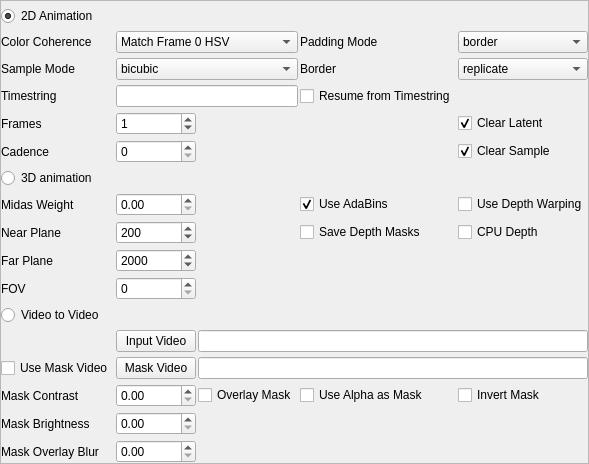
                   <widget class="QWidget" name="tab">
                    <property name="sizePolicy">
                     <sizepolicy hsizetype="Expanding" vsizetype="Preferred">
                      <horstretch>0</horstretch>
                      <verstretch>0</verstretch>
                     </sizepolicy>
                    </property>
                    <attribute name="title">
                     <string>3d / Mask / Other</string>
                    </attribute>
                    <layout class="QVBoxLayout" name="verticalLayout_5">
                     <property name="spacing">
                      <number>0</number>
                     </property>
                     <property name="leftMargin">
                      <number>0</number>
                     </property>
                     <property name="topMargin">
                      <number>0</number>
                     </property>
                     <property name="rightMargin">
                      <number>0</number>
                     </property>
                     <property name="bottomMargin">
                      <number>0</number>
                     </property>
                     <item>
                      <widget class="QFrame" name="frame_7">
                       <property name="sizePolicy">
                        <sizepolicy hsizetype="Expanding" vsizetype="Preferred">
                         <horstretch>0</horstretch>
                         <verstretch>0</verstretch>
                        </sizepolicy>
                       </property>
                       <property name="frameShape">
                        <enum>QFrame::StyledPanel</enum>
                       </property>
                       <property name="frameShadow">
                        <enum>QFrame::Raised</enum>
                       </property>
                       <layout class="QGridLayout" name="gridLayout_11">
                        <property name="leftMargin">
                         <number>0</number>
                        </property>
                        <property name="topMargin">
                         <number>5</number>
                        </property>
                        <property name="rightMargin">
                         <number>0</number>
                        </property>
                        <property name="bottomMargin">
                         <number>0</number>
                        </property>
                        <property name="horizontalSpacing">
                         <number>2</number>
                        </property>
                        <property name="verticalSpacing">
                         <number>5</number>
                        </property>
                        <item row="15" column="3">
                         <widget class="QCheckBox" name="adabins">
                          <property name="text">
                           <string>Use AdaBins</string>
                          </property>
                          <property name="checked">
                           <bool>true</bool>
                          </property>
                         </widget>
                        </item>
                        <item row="15" column="4">
                         <widget class="QCheckBox" name="use_depth_warping">
                          <property name="text">
                           <string>Use Depth Warping</string>
                          </property>
                         </widget>
                        </item>
                        <item row="13" column="4">
                         <widget class="QCheckBox" name="clear_sample">
                          <property name="text">
                           <string>Clear Sample</string>
                          </property>
                          <property name="checked">
                           <bool>true</bool>
                          </property>
                         </widget>
                        </item>
                        <item row="27" column="1">
                         <widget class="QDoubleSpinBox" name="mask_overlay_blur"/>
                        </item>
                        <item row="4" column="0">
                         <widget class="QLabel" name="label_62">
                          <property name="text">
                           <string>Color Coherence</string>
                          </property>
                         </widget>
                        </item>
                        <item row="19" column="0">
                         <widget class="QLabel" name="label_52">
                          <property name="text">
                           <string>Far Plane</string>
                          </property>
                         </widget>
                        </item>
                        <item row="17" column="3">
                         <widget class="QCheckBox" name="save_depth_maps">
                          <property name="text">
                           <string>Save Depth Masks</string>
                          </property>
                         </widget>
                        </item>
                        <item row="4" column="1" colspan="2">
                         <widget class="QComboBox" name="color_coherence">
                          <item>
                           <property name="text">
                            <string>Match Frame 0 HSV</string>
                           </property>
                          </item>
                          <item>
                           <property name="text">
                            <string>Match Frame 0 LAB</string>
                           </property>
                          </item>
                          <item>
                           <property name="text">
                            <string>Match Frame 0 RGB</string>
                           </property>
                          </item>
                          <item>
                           <property name="text">
                            <string>None</string>
                           </property>
                          </item>
                         </widget>
                        </item>
                        <item row="22" column="0">
                         <widget class="QRadioButton" name="animVid">
                          <property name="text">
                           <string>Video to Video</string>
                          </property>
                         </widget>
                        </item>
                        <item row="4" column="3">
                         <widget class="QLabel" name="label_63">
                          <property name="text">
                           <string>Padding Mode</string>
                          </property>
                         </widget>
                        </item>
                        <item row="14" column="0">
                         <widget class="QRadioButton" name="anim3D">
                          <property name="text">
                           <string>3D animation</string>
                          </property>
                         </widget>
                        </item>
                        <item row="4" column="4">
                         <widget class="QComboBox" name="padding_mode">
                          <item>
                           <property name="text">
                            <string>border</string>
                           </property>
                          </item>
                          <item>
                           <property name="text">
                            <string>reflection</string>
                           </property>
                          </item>
                          <item>
                           <property name="text">
                            <string>zeros</string>
                           </property>
                          </item>
                         </widget>
                        </item>
                        <item row="15" column="0">
                         <widget class="QLabel" name="label_48">
                          <property name="text">
                           <string>Midas Weight</string>
                          </property>
                         </widget>
                        </item>
                        <item row="7" column="4">
                         <widget class="QCheckBox" name="clear_latent">
                          <property name="text">
                           <string>Clear Latent</string>
                          </property>
                          <property name="checked">
                           <bool>true</bool>
                          </property>
                         </widget>
                        </item>
                        <item row="25" column="2">
                         <widget class="QCheckBox" name="overlay_mask">
                          <property name="text">
                           <string>Overlay Mask</string>
                          </property>
                         </widget>
                        </item>
                        <item row="24" column="1">
                         <widget class="QPushButton" name="select_mask_video">
                          <property name="text">
                           <string>Mask Video</string>
                          </property>
                         </widget>
                        </item>
                        <item row="23" column="2" colspan="3">
                         <widget class="QLineEdit" name="video_init_path"/>
                        </item>
                        <item row="5" column="3">
                         <widget class="QLabel" name="label_66">
                          <property name="text">
                           <string>Border</string>
                          </property>
                         </widget>
                        </item>
                        <item row="6" column="1" colspan="2">
                         <widget class="QLineEdit" name="resume_timestring"/>
                        </item>
                        <item row="17" column="4">
                         <widget class="QCheckBox" name="cpudepth">
                          <property name="text">
                           <string>CPU Depth</string>
                          </property>
                         </widget>
                        </item>
                        <item row="27" column="0">
                         <widget class="QLabel" name="label_53">
                          <property name="text">
                           <string>Mask Overlay Blur</string>
                          </property>
                         </widget>
                        </item>
                        <item row="25" column="3">
                         <widget class="QCheckBox" name="use_alpha_as_mask">
                          <property name="text">
                           <string>Use Alpha as Mask</string>
                          </property>
                         </widget>
                        </item>
                        <item row="17" column="1">
                         <widget class="QSpinBox" name="near_plane">
                          <property name="maximum">
                           <number>2000</number>
                          </property>
                          <property name="value">
                           <number>200</number>
                          </property>
                         </widget>
                        </item>
                        <item row="26" column="1">
                         <widget class="QDoubleSpinBox" name="mask_brightness_adjust"/>
                        </item>
                        <item row="6" column="0">
                         <widget class="QLabel" name="label_65">
                          <property name="text">
                           <string>Timestring</string>
                          </property>
                         </widget>
                        </item>
                        <item row="25" column="4">
                         <widget class="QCheckBox" name="invert_mask">
                          <property name="text">
                           <string>Invert Mask</string>
                          </property>
                         </widget>
                        </item>
                        <item row="5" column="4">
                         <widget class="QComboBox" name="border">
                          <item>
                           <property name="text">
                            <string>replicate</string>
                           </property>
                          </item>
                          <item>
                           <property name="text">
                            <string>wrap</string>
                           </property>
                          </item>
                         </widget>
                        </item>
                        <item row="7" column="1">
                         <widget class="QSpinBox" name="max_frames">
                          <property name="maximum">
                           <number>3000</number>
                          </property>
                          <property name="value">
                           <number>1</number>
                          </property>
                         </widget>
                        </item>
                        <item row="7" column="0">
                         <widget class="QLabel" name="label_55">
                          <property name="text">
                           <string>Frames</string>
                          </property>
                         </widget>
                        </item>
                        <item row="23" column="1">
                         <widget class="QPushButton" name="select_input_video">
                          <property name="text">
                           <string>Input Video</string>
                          </property>
                         </widget>
                        </item>
                        <item row="5" column="1" colspan="2">
                         <widget class="QComboBox" name="sampling_mode">
                          <item>
                           <property name="text">
                            <string>bicubic</string>
                           </property>
                          </item>
                          <item>
                           <property name="text">
                            <string>bilinear</string>
                           </property>
                          </item>
                          <item>
                           <property name="text">
                            <string>nearest</string>
                           </property>
                          </item>
                         </widget>
                        </item>
                        <item row="19" column="1">
                         <widget class="QSpinBox" name="far_plane">
                          <property name="maximum">
                           <number>10000</number>
                          </property>
                          <property name="value">
                           <number>2000</number>
                          </property>
                         </widget>
                        </item>
                        <item row="24" column="2" colspan="3">
                         <widget class="QLineEdit" name="video_mask_path"/>
                        </item>
                        <item row="17" column="0">
                         <widget class="QLabel" name="label_49">
                          <property name="text">
                           <string>Near Plane</string>
                          </property>
                         </widget>
                        </item>
                        <item row="24" column="0">
                         <widget class="QCheckBox" name="use_mask_video">
                          <property name="text">
                           <string>Use Mask Video</string>
                          </property>
                         </widget>
                        </item>
                        <item row="25" column="0">
                         <widget class="QLabel" name="label_56">
                          <property name="text">
                           <string>Mask Contrast</string>
                          </property>
                         </widget>
                        </item>
                        <item row="25" column="1">
                         <widget class="QDoubleSpinBox" name="mask_contrast_adjust"/>
                        </item>
                        <item row="5" column="0">
                         <widget class="QLabel" name="label_64">
                          <property name="text">
                           <string>Sample Mode</string>
                          </property>
                         </widget>
                        </item>
                        <item row="15" column="1">
                         <widget class="QDoubleSpinBox" name="midas_weight"/>
                        </item>
                        <item row="2" column="0">
                         <widget class="QRadioButton" name="anim2D">
                          <property name="text">
                           <string>2D Animation</string>
                          </property>
                          <property name="checked">
                           <bool>true</bool>
                          </property>
                         </widget>
                        </item>
                        <item row="26" column="0">
                         <widget class="QLabel" name="label_51">
                          <property name="text">
                           <string>Mask Brightness</string>
                          </property>
                         </widget>
                        </item>
                        <item row="6" column="3">
                         <widget class="QCheckBox" name="resume_from_timestring">
                          <property name="text">
                           <string>Resume from Timestring</string>
                          </property>
                         </widget>
                        </item>
                        <item row="20" column="0">
                         <widget class="QLabel" name="label_50">
                          <property name="text">
                           <string>FOV</string>
                          </property>
                         </widget>
                        </item>
                        <item row="20" column="1">
                         <widget class="QSpinBox" name="fov"/>
                        </item>
                        <item row="13" column="0">
                         <widget class="QLabel" name="label_54">
                          <property name="text">
                           <string>Cadence</string>
                          </property>
                         </widget>
                        </item>
                        <item row="13" column="1">
                         <widget class="QSpinBox" name="diffusion_cadence">
                          <property name="maximum">
                           <number>1000</number>
                          </property>
                         </widget>
                        </item>
                       </layout>
                      </widget>
                     </item>
                    </layout>
                   </widget>
